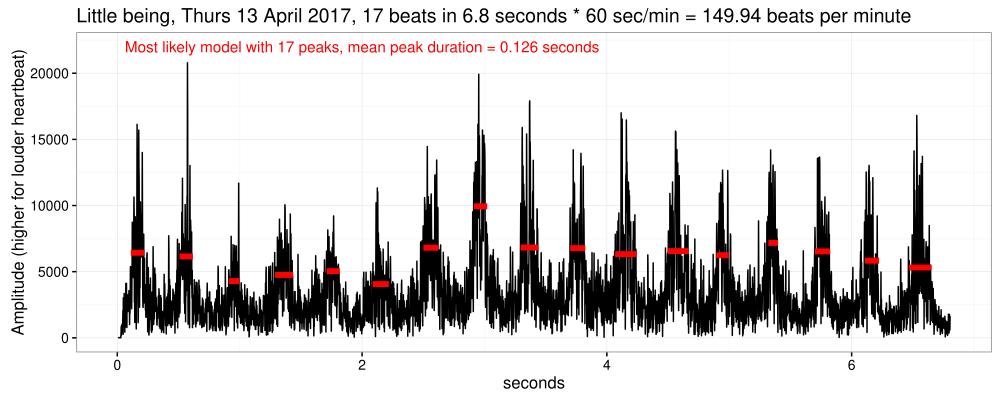

R code for this plot:
works_with_R(
  "3.3.3",
  data.table="1.10.4",
  seewave="2.0.5", tuneR="1.3.2",
  Segmentor3IsBack="2.0",
  "tdhock/coseg@49d056963d8c0eaebea22fef453842255a330a05",
  ggplot2="2.1.0")

heartbeat <- readMP3("heartbeat.mp3")
first7sec <- heartbeat[1:300000]
first.env <- env(first7sec)
total.seconds <- duration(first7sec)
first.sec <- seq(0, total.seconds, l=length(first.env))

## downsample for quick analysis...
some.sec <- seq(0, total.seconds, l=4000)
some.env <- approx(first.sec, first.env, some.sec)$y
plot(some.sec, some.env, type="l")

## because the peak model is only implemented for the Poisson loss...
some.int <- as.integer(some.env)
plot(some.sec, some.int, type="l")
range(some.int)
some.rle <- rle(some.int)

sec.diff <- diff(some.sec[1:2])
count.dt <- with(some.rle, data.table(
  count=values,
  lengths))
count.dt[, chromStart := as.integer(c(0, cumsum(lengths[-.N])))]
count.dt[, chromEnd := as.integer(cumsum(lengths))]
count.dt[, seconds := chromEnd*sec.diff]
max.peaks <- 17L
fit <- PeakSegPDPAchrom(count.dt, max.peaks)
peaks <- data.table(fit$segments)[peaks==max.peaks & status=="peak"]
setkey(count.dt, chromEnd)
start <- count.dt[peaks$chromStart, seconds]
end <- count.dt[peaks$chromEnd, seconds]
peaks[, start.seconds := start]
peaks[, end.seconds := end]

max.segments <- max.peaks*2+1
fit.segmentor <- Segmentor(some.int, Kmax=max.segments)

seg.mean.vec <- fit.segmentor@parameters[max.segments,]
seg.end.vec <- fit.segmentor@breaks[max.segments,]
seg.start.vec <- c(1L, seg.end.vec[-max.segments]+1)
data.mean.vec <- rep(seg.mean.vec, seg.end.vec-seg.start.vec+1)
segmentor.seg.dt <- data.table(
  start=seg.start.vec,
  end=seg.end.vec,
  mean=seg.mean.vec,
  start.seconds=(seg.start.vec-1)*sec.diff,
  end.seconds=seg.end.vec*sec.diff)
segmentor.break.dt <- data.table(
  pos=seg.start.vec[-1],
  seconds=segmentor.seg.dt$start.seconds[-1],
  diff=diff(seg.mean.vec))
segmentor.break.dt[, sign := sign(diff)]
segmentor.break.dt[, feasible.sign := c(1, -1)]
segmentor.break.dt[, status := ifelse(
  sign==feasible.sign, "feasible", "infeasible")]

gg <- ggplot()+
  theme_bw()+
  geom_line(aes(
    seconds, count),
    data=count.dt)+
  geom_segment(aes(
    start.seconds, mean,
    xend=end.seconds, yend=mean),
    data=segmentor.seg.dt,
    color="green",
    size=2)+
  geom_vline(aes(
    linetype=status,
    xintercept=seconds),
    data=segmentor.break.dt,
    color="green")+
  ylab("Amplitude (higher for louder heartbeat)")
print(gg)

segmentor.loss.dt <- data.table(
  model="unconstrained",
  total.PoissonLoss=PoissonLoss(some.int, data.mean.vec))
segmentor.loss.dt[, mean.PoissonLoss := total.PoissonLoss/length(data.mean.vec)]
constrained.loss.dt <- data.table(
  model="PeakSeg",
  total.PoissonLoss=subset(fit$loss, peaks==max.peaks)$PoissonLoss)
constrained.loss.dt[, mean.PoissonLoss := total.PoissonLoss/length(data.mean.vec)]
rbind(segmentor.loss.dt, constrained.loss.dt)

gg.unconstrained <- ggplot()+
  theme_bw()+
  geom_vline(aes(
    color=model,
    linetype=status,
    xintercept=seconds),
    data=data.table(segmentor.break.dt, model="unconstrained"))+
  geom_line(aes(
    seconds, count),
    data=count.dt)+
  geom_segment(aes(
    start.seconds, mean,
    color=model,
    xend=end.seconds, yend=mean),
    data=data.table(segmentor.seg.dt, model="unconstrained"),
    size=2)+
  geom_label(aes(
    6, 18000, label=sprintf("unconstrained PoissonLoss=%.0f", mean.PoissonLoss),
    color=model),
    hjust=1,
    data=segmentor.loss.dt)+
  ylab("Amplitude (higher for louder heartbeat)")+
  scale_color_manual(values=c(
    PeakSeg="#E41A1C",
    "deepskyblue",
    unconstrained="#377EB8",
    "#4DAF4A", "#984EA3", "#FF7F00", "#FFFF33", 
    "#A65628", "#F781BF", "#999999"))+
  guides(color="none")
print(gg.unconstrained)
pdf("figure-heartbeat-unconstrained.pdf", 10)
print(gg.unconstrained)
dev.off()

constrained.segs <- data.table(fit$segments)[segments==max.segments]
constrained.segs[, start.seconds := chromStart*sec.diff]
constrained.segs[, end.seconds := chromEnd*sec.diff]
constrained.break.dt <- constrained.segs[, list(
  model="PeakSeg",
  pos=chromStart[-1],
  seconds=start.seconds[-1],
  diff=diff(mean))]
constrained.break.dt[, sign := sign(diff)]
constrained.break.dt[, feasible.sign := c(1, -1)]
constrained.break.dt[, status := ifelse(
  sign==feasible.sign, "feasible", "infeasible")]
gg.PeakSeg <- gg.unconstrained+
  geom_segment(aes(
    seconds, 15000,
    color=model,
    linetype=status,
    xend=seconds, yend=0),
    data=constrained.break.dt)+
  geom_segment(aes(
    start.seconds, mean,
    color=model,
    xend=end.seconds, yend=mean),
    data=data.table(constrained.segs, model="PeakSeg"),
    size=1)+
  geom_label(aes(
    6, 20000, label=sprintf("PeakSeg PoissonLoss=%.0f", mean.PoissonLoss),
    color=model),
    hjust=1,
    data=constrained.loss.dt)
pdf("figure-heartbeat-PeakSeg.pdf", 10)
print(gg.PeakSeg)
dev.off()

bpm <- data.table(
  beats=max.peaks,
  total.seconds,
  beats.per.minute=max.peaks/total.seconds * 60)
peak.stats <- peaks[, data.table(
  max.peaks,
  mean.duration.seconds=mean(end.seconds-start.seconds)
  )]
gg.data <- ggplot()+
  theme_bw()+
  ## bpm[, ggtitle(paste(
  ##   "Petit être, jeudi 13 avril 2017,",
  ##   beats, "battements dans", round(total.seconds, 2),
  ##   "secondes * 60 sec/min =", beats.per.minute,
  ##   "battements par minute"))]+
  bpm[, ggtitle(paste(
    "Little being, Thurs 13 April 2017,",
    beats, "beats in", round(total.seconds, 1),
    "seconds * 60 sec/min =", beats.per.minute,
    "beats per minute"))]+
  geom_line(aes(
    seconds, count),
            data=count.dt)
pdf("figure-heartbeat-data-only.pdf", 10)
print(gg.data)
dev.off()

gg <- gg.data+
  geom_segment(aes(
    start.seconds, mean,
    xend=end.seconds, yend=mean),
    data=peaks,
    color="red",
    size=2)+
  geom_text(aes(
    2, 22000, label=paste(
      "Most likely model with", max.peaks, "peaks,",
      "mean peak duration =", round(mean.duration.seconds, 3),
      "seconds")),
    color="red",
    data=peak.stats)+
  ylab("Amplitude (higher for louder heartbeat)")
pdf("figure-heartbeat.pdf", 10)
print(gg)    
dev.off()
